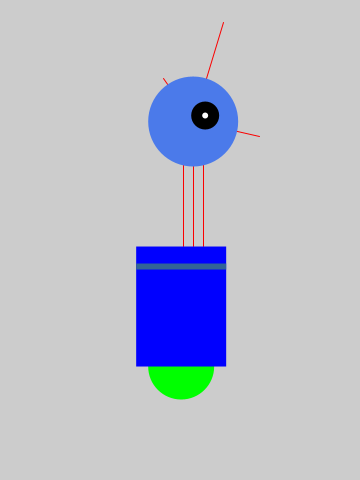
Frame 1 (no input)
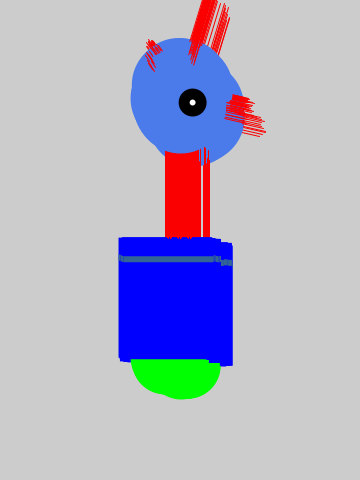
Frame 60 (the mouse pressed at the canvas centre just before this capture)
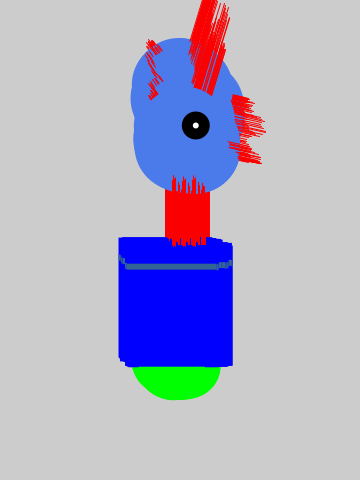
Frame 120 (the mouse held since frame 60 and released just before this capture)

The Processing sketch that drew these frames (run headless with seeded random() and noise(); from frame 60 on, the mouse is pressed at the canvas centre):

// Processing sketch: processing_96671
// ── processing_96671.pde

float x = 180; // x-coordinate 
float y = 400; // y coordinate
float bodyHeight = 153; // body height 
float neckHeight = 56; // neck height 
float radius = 45; // head radius  
float angle = 0.0; // angle for motion 

void setup() {
  size(360, 480);
  smooth();
  ellipseMode(RADIUS);
  background(204);
}

void draw() {
  // change position by a small random amount
  x += random(-4, 4);
  y += random(-1, 1);
  
  // change the height of the neck 
  neckHeight = 80 + sin(angle) *30;
  angle += 0.05; 
  
  //adjust the height of the head
  float ny = y - bodyHeight - neckHeight - radius;
  
  // neck 
  stroke(250, 0, 0);
  line (x+2, y-bodyHeight, x+2, ny);
  line (x+12, y-bodyHeight, x+12, ny);
  line (x+22, y-bodyHeight, x+22, ny);
  // antennae
  line(x+12, ny, x-18, ny-43);
  line(x+12, ny, x+42, ny-99);
  line(x+12, ny, x+78, ny+15);
  // body
  noStroke();
  fill(0, 255, 0);
  ellipse(x, y-33, 33, 33);
  fill(0, 0, 255);
  rect(x-45, y-bodyHeight, 90, bodyHeight-33);
  fill(50, 100, 150);
  rect(x-45, y-bodyHeight+17, 90, 6);
  // head 
  fill(75, 122, 234);
  ellipse(x+12, ny, radius, radius);
  fill(0);
  ellipse(x+24, ny-6, 14, 14);
  fill(255);
  ellipse(x+24, ny-6, 3, 3);
}
